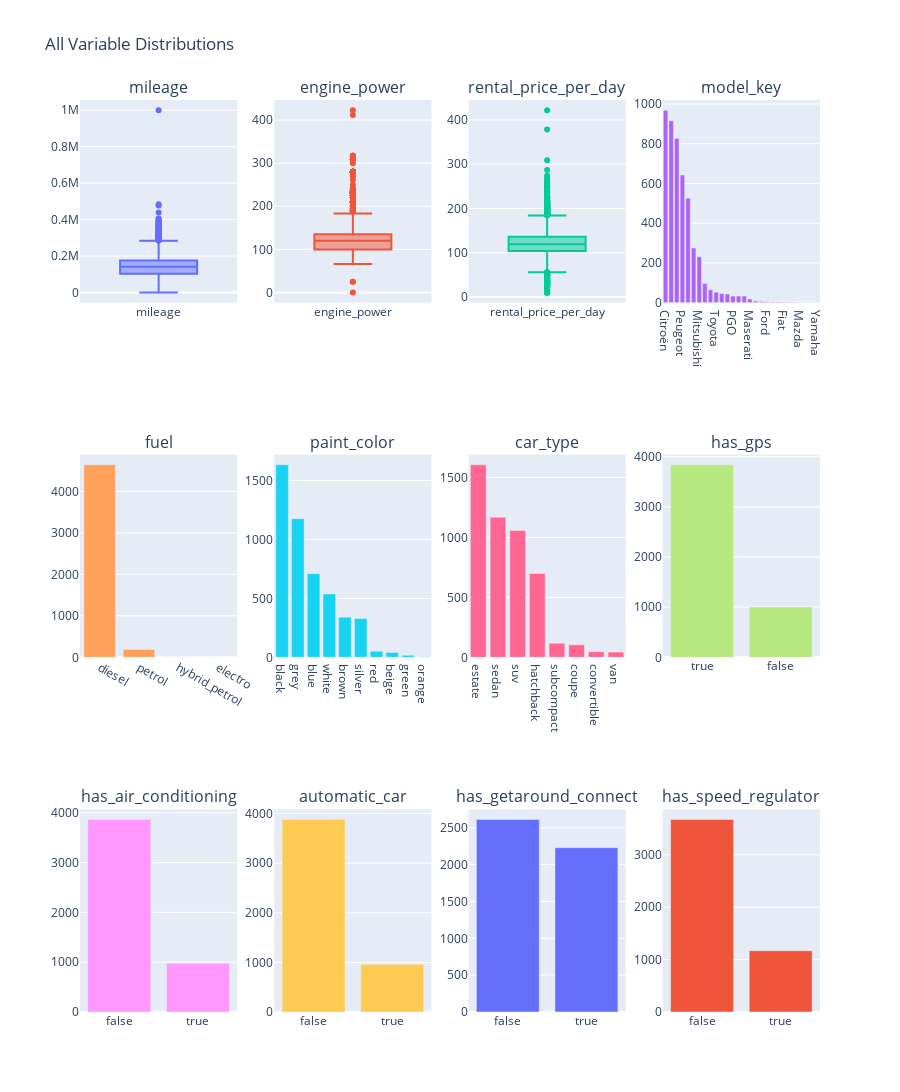

Notebook code for this chart:
### Markdown cell above
### EDA

### Code cell
import plotly.graph_objects as go
from plotly.subplots import make_subplots

# All variables in a single visualization
num_features = ['mileage', 'engine_power', 'rental_price_per_day']
cat_features = ['model_key', 'fuel', 'paint_color', 'car_type']
binary_features = ['has_gps', 'has_air_conditioning', 'automatic_car', 'has_getaround_connect', 'has_speed_regulator', 'winter_tires']

all_titles = num_features + cat_features + binary_features

fig = make_subplots(
    rows=3, cols=4,
    subplot_titles=all_titles,
    specs=[[{"type": "xy"}]*4,
           [{"type": "xy"}]*4,
           [{"type": "xy"}]*4]
)

# Add box plots for numeric variables (first row, first 3 columns)
for i, feature in enumerate(num_features):
    fig.add_trace(go.Box(y=df[feature], name=feature, showlegend=False), 
                  row=1, col=i+1)

# Add bar plots for categorical variables
cat_positions = [(1,4), (2,1), (2,2), (2,3)]
for i, feature in enumerate(cat_features):
    row, col = cat_positions[i]
    counts = df[feature].value_counts()
    fig.add_trace(go.Bar(x=counts.index, y=counts.values, name=feature, showlegend=False),
                  row=row, col=col)

# Add bar plots for binary variables
bin_positions = [(2,4), (3,1), (3,2), (3,3), (3,4), (3,4)]  
for i, feature in enumerate(binary_features):
    if i < 5:
        row, col = bin_positions[i]
    else:  # 6th binary variable
        continue  # Skip since we only have 5 spots left
    counts = df[feature].value_counts()
    fig.add_trace(go.Bar(x=counts.index, y=counts.values, name=feature, showlegend=False),
                  row=row, col=col)

fig.update_layout(title="All Variable Distributions", height=1200)
fig.show()

### Figure 1 — Plotly figure (JSON) as saved in the notebook; plotly's stock layout.template omitted (floating-point values rounded to 4 significant figures; data arrays with more than 128 entries replaced by an {"elided": "..."} marker saying what was removed)
{"data": [{"name": "mileage", "showlegend": false, "type": "box", "xaxis": "x", "y": {"elided": "4843 int values"}, "yaxis": "y"}, {"name": "engine_power", "showlegend": false, "type": "box", "xaxis": "x2", "y": {"elided": "4843 int values"}, "yaxis": "y2"}, {"name": "rental_price_per_day", "showlegend": false, "type": "box", "xaxis": "x3", "y": {"elided": "4843 int values"}, "yaxis": "y3"}, {"name": "model_key", "showlegend": false, "type": "bar", "x": ["Citroën", "Renault", "BMW", "Peugeot", "Audi", "Nissan", "Mitsubishi", "Mercedes", "Volkswagen", "Toyota", "SEAT", "Subaru", "PGO", "Ferrari", "Opel", "Maserati", "Suzuki", "Porsche", "Ford", "KIA Motors", "Alfa Romeo", "Fiat", "Lexus", "Lamborghini", "Mazda", "Honda", "Mini", "Yamaha"], "xaxis": "x4", "y": [969, 916, 827, 642, 526, 275, 231, 97, 65, 53, 46, 44, 33, 33, 33, 18, 8, 6, 5, 3, 3, 2, 2, 2, 1, 1, 1, 1], "yaxis": "y4"}, {"name": "fuel", "showlegend": false, "type": "bar", "x": ["diesel", "petrol", "hybrid_petrol", "electro"], "xaxis": "x5", "y": [4641, 191, 8, 3], "yaxis": "y5"}, {"name": "paint_color", "showlegend": false, "type": "bar", "x": ["black", "grey", "blue", "white", "brown", "silver", "red", "beige", "green", "orange"], "xaxis": "x6", "y": [1633, 1175, 710, 538, 341, 329, 52, 41, 18, 6], "yaxis": "y6"}, {"name": "car_type", "showlegend": false, "type": "bar", "x": ["estate", "sedan", "suv", "hatchback", "subcompact", "coupe", "convertible", "van"], "xaxis": "x7", "y": [1606, 1168, 1058, 699, 117, 104, 47, 44], "yaxis": "y7"}, {"name": "has_gps", "showlegend": false, "type": "bar", "x": [true, false], "xaxis": "x8", "y": [3839, 1004], "yaxis": "y8"}, {"name": "has_air_conditioning", "showlegend": false, "type": "bar", "x": [false, true], "xaxis": "x9", "y": [3865, 978], "yaxis": "y9"}, {"name": "automatic_car", "showlegend": false, "type": "bar", "x": [false, true], "xaxis": "x10", "y": [3881, 962], "yaxis": "y10"}, {"name": "has_getaround_connect", "showlegend": false, "type": "bar", "x": [false, true], "xaxis": "x11", "y": [2613, 2230], "yaxis": "y11"}, {"name": "has_speed_regulator", "showlegend": false, "type": "bar", "x": [false, true], "xaxis": "x12", "y": [3674, 1169], "yaxis": "y12"}], "layout": {"annotations": [{"font": {"size": 16}, "showarrow": false, "text": "mileage", "x": 0.1062, "xanchor": "center", "xref": "paper", "y": 1, "yanchor": "bottom", "yref": "paper"}, {"font": {"size": 16}, "showarrow": false, "text": "engine_power", "x": 0.3688, "xanchor": "center", "xref": "paper", "y": 1, "yanchor": "bottom", "yref": "paper"}, {"font": {"size": 16}, "showarrow": false, "text": "rental_price_per_day", "x": 0.6313, "xanchor": "center", "xref": "paper", "y": 1, "yanchor": "bottom", "yref": "paper"}, {"font": {"size": 16}, "showarrow": false, "text": "model_key", "x": 0.8938, "xanchor": "center", "xref": "paper", "y": 1, "yanchor": "bottom", "yref": "paper"}, {"font": {"size": 16}, "showarrow": false, "text": "fuel", "x": 0.1062, "xanchor": "center", "xref": "paper", "y": 0.6111, "yanchor": "bottom", "yref": "paper"}, {"font": {"size": 16}, "showarrow": false, "text": "paint_color", "x": 0.3688, "xanchor": "center", "xref": "paper", "y": 0.6111, "yanchor": "bottom", "yref": "paper"}, {"font": {"size": 16}, "showarrow": false, "text": "car_type", "x": 0.6313, "xanchor": "center", "xref": "paper", "y": 0.6111, "yanchor": "bottom", "yref": "paper"}, {"font": {"size": 16}, "showarrow": false, "text": "has_gps", "x": 0.8938, "xanchor": "center", "xref": "paper", "y": 0.6111, "yanchor": "bottom", "yref": "paper"}, {"font": {"size": 16}, "showarrow": false, "text": "has_air_conditioning", "x": 0.1062, "xanchor": "center", "xref": "paper", "y": 0.2222, "yanchor": "bottom", "yref": "paper"}, {"font": {"size": 16}, "showarrow": false, "text": "automatic_car", "x": 0.3688, "xanchor": "center", "xref": "paper", "y": 0.2222, "yanchor": "bottom", "yref": "paper"}, {"font": {"size": 16}, "showarrow": false, "text": "has_getaround_connect", "x": 0.6313, "xanchor": "center", "xref": "paper", "y": 0.2222, "yanchor": "bottom", "yref": "paper"}, {"font": {"size": 16}, "showarrow": false, "text": "has_speed_regulator", "x": 0.8938, "xanchor": "center", "xref": "paper", "y": 0.2222, "yanchor": "bottom", "yref": "paper"}], "height": 1200, "title": {"text": "All Variable Distributions"}, "xaxis": {"anchor": "y", "domain": [0, 0.2125]}, "xaxis10": {"anchor": "y10", "domain": [0.2625, 0.475]}, "xaxis11": {"anchor": "y11", "domain": [0.525, 0.7375]}, "xaxis12": {"anchor": "y12", "domain": [0.7875, 1]}, "xaxis2": {"anchor": "y2", "domain": [0.2625, 0.475]}, "xaxis3": {"anchor": "y3", "domain": [0.525, 0.7375]}, "xaxis4": {"anchor": "y4", "domain": [0.7875, 1]}, "xaxis5": {"anchor": "y5", "domain": [0, 0.2125]}, "xaxis6": {"anchor": "y6", "domain": [0.2625, 0.475]}, "xaxis7": {"anchor": "y7", "domain": [0.525, 0.7375]}, "xaxis8": {"anchor": "y8", "domain": [0.7875, 1]}, "xaxis9": {"anchor": "y9", "domain": [0, 0.2125]}, "yaxis": {"anchor": "x", "domain": [0.7778, 1]}, "yaxis10": {"anchor": "x10", "domain": [0, 0.2222]}, "yaxis11": {"anchor": "x11", "domain": [0, 0.2222]}, "yaxis12": {"anchor": "x12", "domain": [0, 0.2222]}, "yaxis2": {"anchor": "x2", "domain": [0.7778, 1]}, "yaxis3": {"anchor": "x3", "domain": [0.7778, 1]}, "yaxis4": {"anchor": "x4", "domain": [0.7778, 1]}, "yaxis5": {"anchor": "x5", "domain": [0.3889, 0.6111]}, "yaxis6": {"anchor": "x6", "domain": [0.3889, 0.6111]}, "yaxis7": {"anchor": "x7", "domain": [0.3889, 0.6111]}, "yaxis8": {"anchor": "x8", "domain": [0.3889, 0.6111]}, "yaxis9": {"anchor": "x9", "domain": [0, 0.2222]}}}
